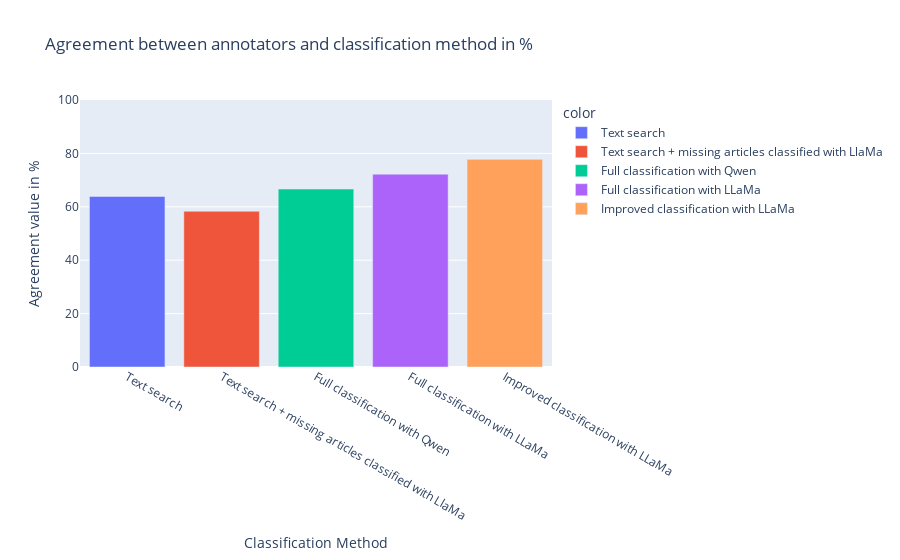

Notebook code for this chart:
### Code cell
models = {
    "Text search": counts,
    "Text search + missing articles classified with LlaMa": refined_data,
    "Full classification with Qwen": qwen_country_data,
    "Full classification with LLaMa": llama_country_data,
    "Improved classification with LLaMa": llama_country_data_imporved
}

values = []
for model in models.keys():
    agreement_value = (models[model].loc[df.index]["Top_1_name"].str.lower().fillna("nan") == df["country"].str.lower().fillna("nan")).sum() / len(df) * 100
    values.append(agreement_value)
    
fig = px.bar(
    x=models.keys(), 
    y=values, 
    color=models.keys(),
    title="Agreement between annotators and classification method in %", 
    labels={"x": "Classification Method", "y": "Agreement value in %"}
    )

fig.update_yaxes(range=[0, 100])
fig.show()

fig.write_html("./graphs/agreement_bar_plot.html")

### Figure 1 — Plotly figure (JSON) as saved in the notebook; plotly's stock layout.template omitted (floating-point values rounded to 4 significant figures)
{"data": [{"alignmentgroup": "True", "hovertemplate": "color=Text search<br>Classification Method=%{x}<br>Agreement value in %=%{y}<extra></extra>", "legendgroup": "Text search", "marker": {"color": "#636efa", "pattern": {"shape": ""}}, "name": "Text search", "offsetgroup": "Text search", "orientation": "v", "showlegend": true, "textposition": "auto", "type": "bar", "x": ["Text search"], "xaxis": "x", "y": [63.89], "yaxis": "y"}, {"alignmentgroup": "True", "hovertemplate": "color=Text search + missing articles classified with LlaMa<br>Classification Method=%{x}<br>Agreement value in %=%{y}<extra></extra>", "legendgroup": "Text search + missing articles classified with LlaMa", "marker": {"color": "#EF553B", "pattern": {"shape": ""}}, "name": "Text search + missing articles classified with LlaMa", "offsetgroup": "Text search + missing articles classified with LlaMa", "orientation": "v", "showlegend": true, "textposition": "auto", "type": "bar", "x": ["Text search + missing articles classified with LlaMa"], "xaxis": "x", "y": [58.33], "yaxis": "y"}, {"alignmentgroup": "True", "hovertemplate": "color=Full classification with Qwen<br>Classification Method=%{x}<br>Agreement value in %=%{y}<extra></extra>", "legendgroup": "Full classification with Qwen", "marker": {"color": "#00cc96", "pattern": {"shape": ""}}, "name": "Full classification with Qwen", "offsetgroup": "Full classification with Qwen", "orientation": "v", "showlegend": true, "textposition": "auto", "type": "bar", "x": ["Full classification with Qwen"], "xaxis": "x", "y": [66.67], "yaxis": "y"}, {"alignmentgroup": "True", "hovertemplate": "color=Full classification with LLaMa<br>Classification Method=%{x}<br>Agreement value in %=%{y}<extra></extra>", "legendgroup": "Full classification with LLaMa", "marker": {"color": "#ab63fa", "pattern": {"shape": ""}}, "name": "Full classification with LLaMa", "offsetgroup": "Full classification with LLaMa", "orientation": "v", "showlegend": true, "textposition": "auto", "type": "bar", "x": ["Full classification with LLaMa"], "xaxis": "x", "y": [72.22], "yaxis": "y"}, {"alignmentgroup": "True", "hovertemplate": "color=Improved classification with LLaMa<br>Classification Method=%{x}<br>Agreement value in %=%{y}<extra></extra>", "legendgroup": "Improved classification with LLaMa", "marker": {"color": "#FFA15A", "pattern": {"shape": ""}}, "name": "Improved classification with LLaMa", "offsetgroup": "Improved classification with LLaMa", "orientation": "v", "showlegend": true, "textposition": "auto", "type": "bar", "x": ["Improved classification with LLaMa"], "xaxis": "x", "y": [77.78], "yaxis": "y"}], "layout": {"barmode": "relative", "legend": {"title": {"text": "color"}, "tracegroupgap": 0}, "title": {"text": "Agreement between annotators and classification method in %"}, "xaxis": {"anchor": "y", "domain": [0, 1], "title": {"text": "Classification Method"}}, "yaxis": {"anchor": "x", "domain": [0, 1], "range": [0, 100], "title": {"text": "Agreement value in %"}}}}
